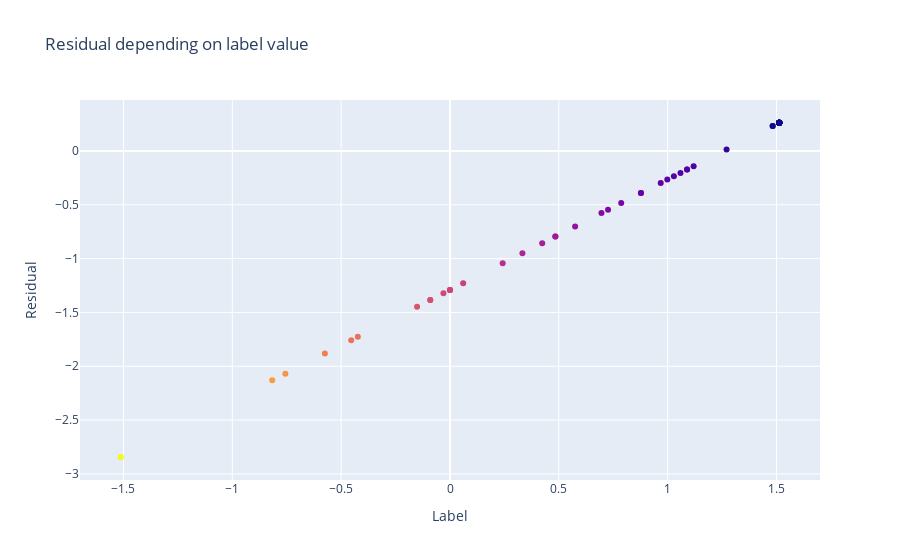
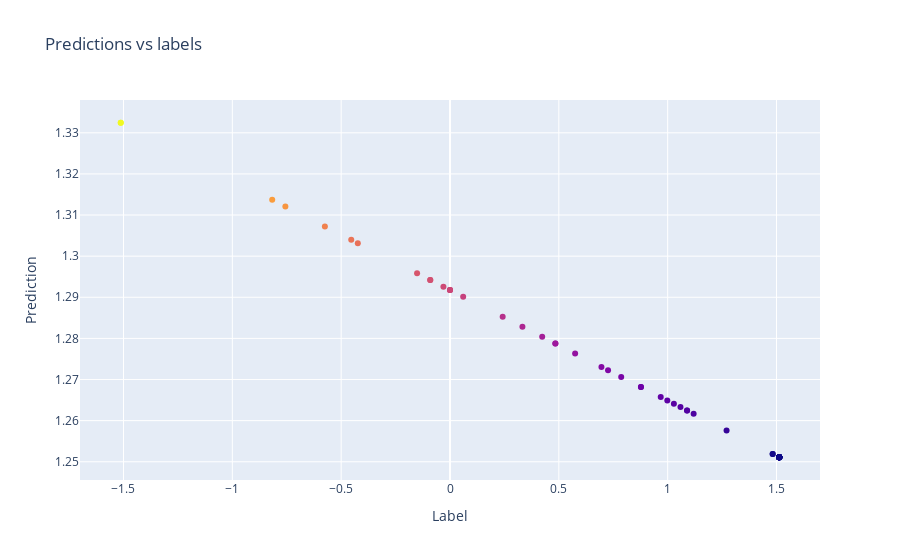
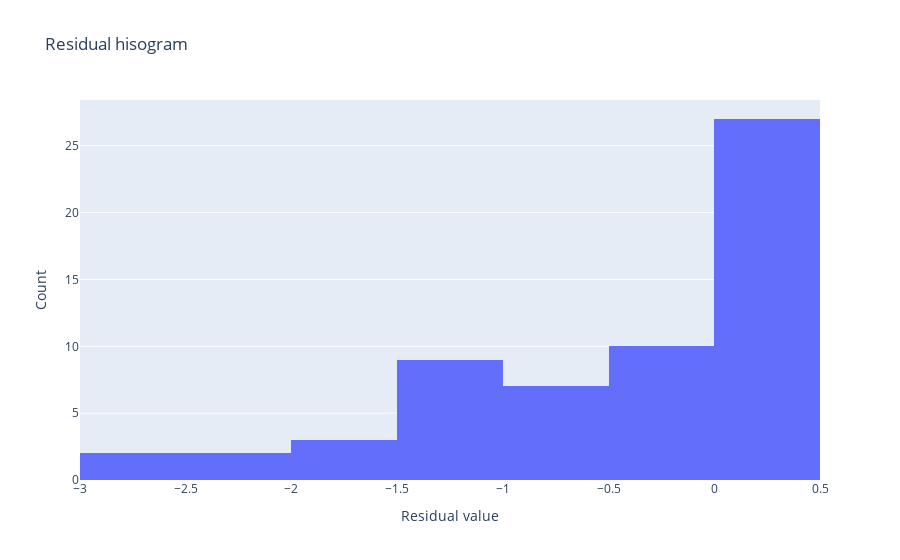
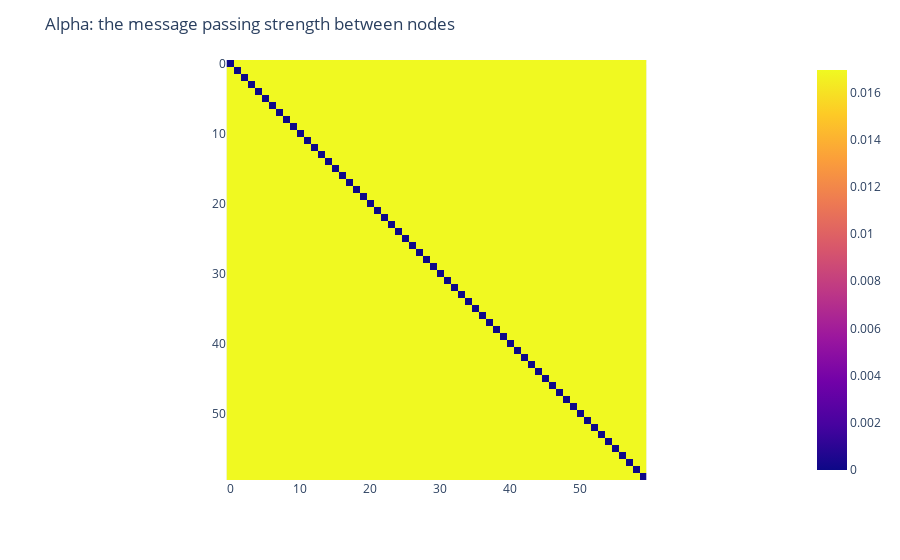

These figures' notebook cell, in order:
### Code cell
## Model

#my_module = MLPModel(c_in=1, c_hidden=5, c_out=1,num_layers=2,dp_rate=0.0)

src_content_mask = torch.Tensor([True]).to(torch.bool)
src_edge_mask = torch.Tensor([False]).to(torch.bool)
dst_mask = torch.Tensor([False]).to(torch.bool)
my_module = myGATConv(
    in_channels=(1,1),
    out_channels=1,
    heads=1,
    negative_slope=0.0,
    add_self_loops=False,
    edge_dim=1,
    dropout=0.0,
    src_content_mask=src_content_mask,
    src_edge_mask=src_edge_mask,
    dst_content_mask=dst_mask,
    dst_edge_mask=dst_mask)

print(my_module.lin_src)

"""
my_module = torch_geometric.nn.GATConv(
    in_channels=(1,1),
    out_channels=1,
    heads=1,
    negative_slope=0.0,
    add_self_loops=False,
    edge_dim=1,
    dropout=0.0)


my_module = torch_geometric.nn.GCNConv(
    in_channels=1, 
    out_channels=1
    )
"""

# my_module(x=participant_graph.x,edge_index=participant_graph.edge_index,edge_attr=participant_graph.edge_attr)
print(my_module)
print([param for param in my_module.parameters()])

## Training
complete_model = GNN_naive_framework(my_module,device)

if False:
    opt = complete_model.configure_optimizer(lr=0.1)
    scheduler = complete_model.configure_scheduler(opt,0.1,0.1,10)

    history = complete_model.train([participant_graph],10000,1,opt,scheduler,"train_loss",200)

## Visualization
plot_errors_labels_comparison(complete_model,participant_graph,True)

### Figure 1 — Plotly figure (JSON) as saved in the notebook; plotly's stock layout.template omitted (floating-point values rounded to 4 significant figures)
{"data": [{"marker": {"color": [1.251, 1.251, 1.251, 1.266, 1.294, 1.279, 1.268, 1.251, 1.262, 1.304, 1.271, 1.251, 1.332, 1.251, 1.265, 1.258, 1.307, 1.283, 1.251, 1.292, 1.272, 1.292, 1.312, 1.251, 1.28, 1.279, 1.293, 1.276, 1.303, 1.251, 1.251, 1.252, 1.294, 1.251, 1.251, 1.251, 1.314, 1.252, 1.251, 1.292, 1.332, 1.251, 1.251, 1.285, 1.251, 1.262, 1.268, 1.29, 1.263, 1.251, 1.251, 1.296, 1.273, 1.264, 1.262, 1.251, 1.251, 1.251, 1.251, 1.251]}, "mode": "markers", "type": "scatter", "x": [1.513, 1.513, 1.513, 0.968, -0.09075, 0.484, 0.8773, 1.513, 1.089, -0.4538, 0.7865, 1.513, -1.513, 1.513, 0.9983, 1.271, -0.5748, 0.3328, 1.513, 0, 0.726, 0, -0.7563, 1.513, 0.4235, 0.484, -0.03025, 0.5748, -0.4235, 1.513, 1.513, 1.482, -0.09075, 1.513, 1.513, 1.513, -0.8168, 1.482, 1.513, 0, -1.513, 1.513, 1.513, 0.242, 1.513, 1.089, 0.8773, 0.0605, 1.059, 1.513, 1.513, -0.1513, 0.6958, 1.029, 1.119, 1.513, 1.513, 1.513, 1.513, 1.513], "y": [0.2614, 0.2614, 0.2614, -0.2977, -1.385, -0.7947, -0.3909, 0.2614, -0.1735, -1.758, -0.4841, 0.2614, -2.845, 0.2614, -0.2667, 0.01292, -1.882, -0.9501, 0.2614, -1.292, -0.5462, -1.292, -2.068, 0.2614, -0.8569, -0.7947, -1.323, -0.7016, -1.727, 0.2614, 0.2614, 0.2304, -1.385, 0.2614, 0.2614, 0.2614, -2.13, 0.2304, 0.2614, -1.292, -2.845, 0.2614, 0.2614, -1.043, 0.2614, -0.1735, -0.3909, -1.23, -0.2045, 0.2614, 0.2614, -1.447, -0.5773, -0.2356, -0.1424, 0.2614, 0.2614, 0.2614, 0.2614, 0.2614]}], "layout": {"title": {"text": "Residual depending on label value"}, "xaxis": {"title": {"text": "Label"}}, "yaxis": {"title": {"text": "Residual"}}}}

### Figure 2 — Plotly figure (JSON) as saved in the notebook; plotly's stock layout.template omitted (floating-point values rounded to 4 significant figures)
{"data": [{"marker": {"color": [1.251, 1.251, 1.251, 1.266, 1.294, 1.279, 1.268, 1.251, 1.262, 1.304, 1.271, 1.251, 1.332, 1.251, 1.265, 1.258, 1.307, 1.283, 1.251, 1.292, 1.272, 1.292, 1.312, 1.251, 1.28, 1.279, 1.293, 1.276, 1.303, 1.251, 1.251, 1.252, 1.294, 1.251, 1.251, 1.251, 1.314, 1.252, 1.251, 1.292, 1.332, 1.251, 1.251, 1.285, 1.251, 1.262, 1.268, 1.29, 1.263, 1.251, 1.251, 1.296, 1.273, 1.264, 1.262, 1.251, 1.251, 1.251, 1.251, 1.251]}, "mode": "markers", "type": "scatter", "x": [1.513, 1.513, 1.513, 0.968, -0.09075, 0.484, 0.8773, 1.513, 1.089, -0.4538, 0.7865, 1.513, -1.513, 1.513, 0.9983, 1.271, -0.5748, 0.3328, 1.513, 0, 0.726, 0, -0.7563, 1.513, 0.4235, 0.484, -0.03025, 0.5748, -0.4235, 1.513, 1.513, 1.482, -0.09075, 1.513, 1.513, 1.513, -0.8168, 1.482, 1.513, 0, -1.513, 1.513, 1.513, 0.242, 1.513, 1.089, 0.8773, 0.0605, 1.059, 1.513, 1.513, -0.1513, 0.6958, 1.029, 1.119, 1.513, 1.513, 1.513, 1.513, 1.513], "y": [1.251, 1.251, 1.251, 1.266, 1.294, 1.279, 1.268, 1.251, 1.262, 1.304, 1.271, 1.251, 1.332, 1.251, 1.265, 1.258, 1.307, 1.283, 1.251, 1.292, 1.272, 1.292, 1.312, 1.251, 1.28, 1.279, 1.293, 1.276, 1.303, 1.251, 1.251, 1.252, 1.294, 1.251, 1.251, 1.251, 1.314, 1.252, 1.251, 1.292, 1.332, 1.251, 1.251, 1.285, 1.251, 1.262, 1.268, 1.29, 1.263, 1.251, 1.251, 1.296, 1.273, 1.264, 1.262, 1.251, 1.251, 1.251, 1.251, 1.251]}], "layout": {"title": {"text": "Predictions vs labels"}, "xaxis": {"title": {"text": "Label"}}, "yaxis": {"title": {"text": "Prediction"}}}}

### Figure 3 — Plotly figure (JSON) as saved in the notebook; plotly's stock layout.template omitted (floating-point values rounded to 4 significant figures)
{"data": [{"type": "histogram", "x": [0.2614, 0.2614, 0.2614, -0.2977, -1.385, -0.7947, -0.3909, 0.2614, -0.1735, -1.758, -0.4841, 0.2614, -2.845, 0.2614, -0.2667, 0.01292, -1.882, -0.9501, 0.2614, -1.292, -0.5462, -1.292, -2.068, 0.2614, -0.8569, -0.7947, -1.323, -0.7016, -1.727, 0.2614, 0.2614, 0.2304, -1.385, 0.2614, 0.2614, 0.2614, -2.13, 0.2304, 0.2614, -1.292, -2.845, 0.2614, 0.2614, -1.043, 0.2614, -0.1735, -0.3909, -1.23, -0.2045, 0.2614, 0.2614, -1.447, -0.5773, -0.2356, -0.1424, 0.2614, 0.2614, 0.2614, 0.2614, 0.2614]}], "layout": {"title": {"text": "Residual hisogram"}, "xaxis": {"title": {"text": "Residual value"}}, "yaxis": {"title": {"text": "Count"}}}}

### Figure 4 — Plotly figure (JSON) as saved in the notebook; plotly's stock layout.template omitted (floating-point values rounded to 4 significant figures; data arrays with more than 128 entries replaced by an {"elided": "..."} marker saying what was removed)
{"data": [{"coloraxis": "coloraxis", "hovertemplate": "x: %{x}<br>y: %{y}<br>color: %{z}<extra></extra>", "name": "0", "type": "heatmap", "xaxis": "x", "yaxis": "y", "z": {"elided": "60x60 float values"}}], "layout": {"coloraxis": {"colorscale": [[0, "#0d0887"], [0.1111, "#46039f"], [0.2222, "#7201a8"], [0.3333, "#9c179e"], [0.4444, "#bd3786"], [0.5556, "#d8576b"], [0.6667, "#ed7953"], [0.7778, "#fb9f3a"], [0.8889, "#fdca26"], [1, "#f0f921"]]}, "margin": {"t": 60}, "title": {"text": "Alpha: the message passing strength between nodes"}, "xaxis": {"anchor": "y", "constrain": "domain", "domain": [0, 1], "scaleanchor": "y"}, "yaxis": {"anchor": "x", "autorange": "reversed", "constrain": "domain", "domain": [0, 1]}}}
